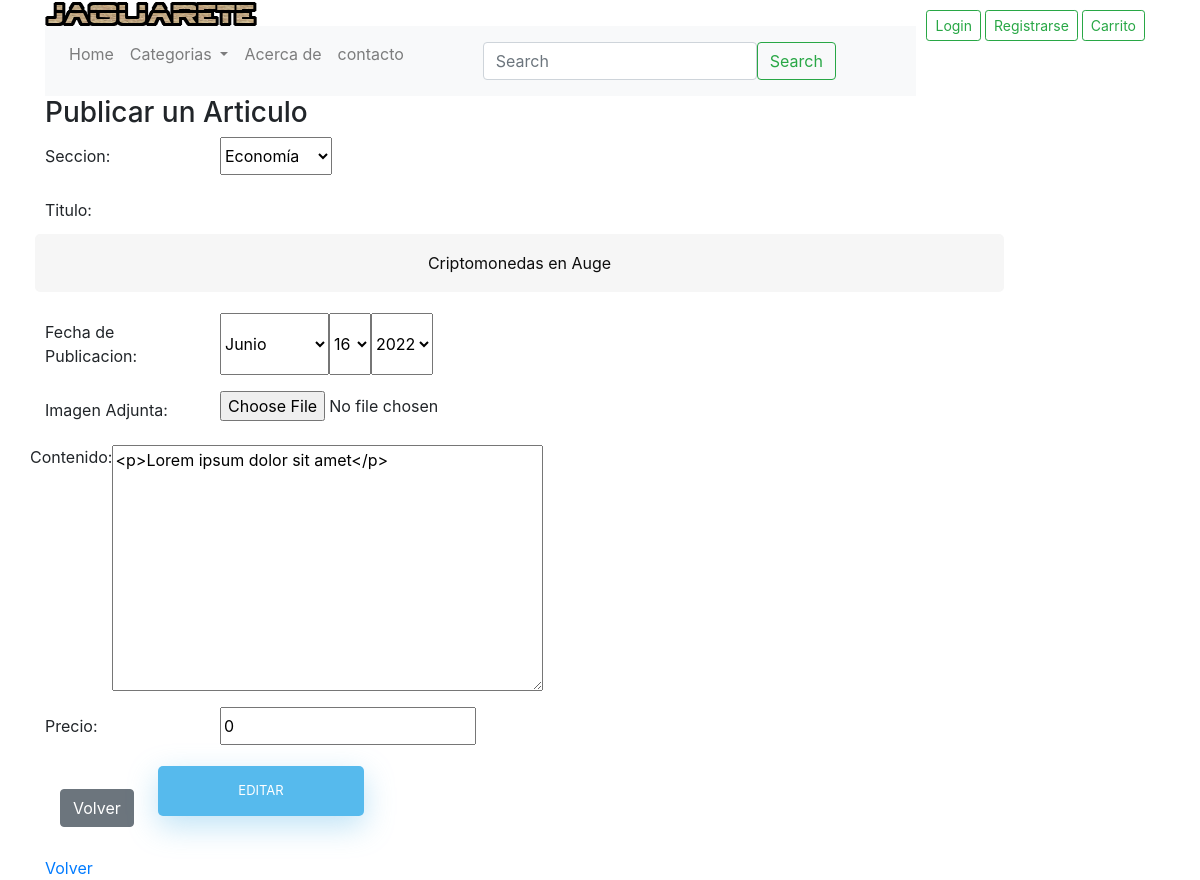
/articulo_editar/5, run on the app's committed database.
### sitio/models.py (models this page shows, shortened)
class Articulo(models.Model):
    seccion = models.ForeignKey(Seccion, on_delete=models.CASCADE, related_name="clasificacion_seccion")
    fecha_publicacion = models.DateField(null= False)
    titulo = models.CharField(max_length=250, null=False)
    contenido = models.CharField(max_length=2000, null=False)
    imagen = models.FileField(upload_to='imagenes/')
    publicador = models.ForeignKey(User, on_delete=models.CASCADE, related_name="publicador")
    precio_art = models.IntegerField(default=0)

### sitio/views.py (the view)
# urls.py: path('articulo_editar/<int:articulo_id>', views.articulo_editar, name="articulo_editar"),
def articulo_editar(request, articulo_id):
    un_articulo = get_object_or_404(Articulo, id=articulo_id)
    if request.method == "POST":
        user = User.objects.get(username=request.user)
        un_articulo.publicador = user
        form = FormArticulo(data=request.POST, files=request.FILES, instance=un_articulo)
        if form.is_valid():
            form.save()
            return redirect("sitio:index")
    else:
        form = FormArticulo(instance = un_articulo)
        return render(request, 'blog/articulo_edicion.html', {
            "articulo": un_articulo,
            "form": form
        })

### sitio/forms.py
class FormArticulo(forms.ModelForm):
    class Meta:
        model = Articulo
        fields = ('seccion', 'fecha_publicacion', 'titulo', 'contenido', 'imagen','precio_art' )
        widgets = {
            'fecha_publicacion': forms.SelectDateWidget(attrs={'class': 'pub_fecha_publicacion'}),
            'titulo': forms.TextInput(attrs={'class': 'pub_titulo'}),
            'contenido': forms.Textarea(attrs={'class': 'pub_contenido'}),
            'imagen': forms.FileInput(attrs={'name':'imagen_adjunta', 'class': 'pub_imagen'}),
            'precio_art' : forms.NumberInput()
        }

### sitio/models.py (called while the page is built)
    def __str__(self):
        return f"{self.descripcion}"

### sitio/templates/blog/articulo_edicion.html (shortened to what this page needs)
{% extends "blog/layout.html" %}
{% block content %}
<h3>Publicar un Articulo</h3>
<form enctype="multipart/form-data" action="{% url 'sitio:articulo_editar' articulo.id %}" method="post" >
    <div class="form-group row">
        <label for="seccion_input"  class="col-sm-2 col-form-label">Seccion:</label> {{ form.seccion }} {{ form.seccion.errors }}
    </div>
    <div class="form-group row">
        <label for="titulo_input"  class="col-sm-2 col-form-label">Titulo:</label> {{ form.titulo }} {{ form.titulo.errors }}
    </div>
    <div class="form-group row">
        <label for="publicacion_input"  class="col-sm-2 col-form-label">Fecha de Publicacion:</label> {{ form.fecha_publicacion }} {{ form.fecha_publicacion.errors }}
    </div>
    <div class="form-group row">
        <label for="imagen_input"  class="col-sm-2 col-form-label">Imagen Adjunta:</label> {{ form.imagen }} {{ form.imagen.errors }}
    </div>
    <div class="form-group row"  class="col-sm-2 col-form-label">
        <label for="contenido_input">Contenido:</label> {{ form.contenido }} {{ form.contenido.errors }}
    </div>
    <div class="form-group row">
        <label for="precio_input" class="col-sm-2 col-form-label">Precio:</label> {{ form.precio_art }} {{ form.precio_art.errors }}
    </div>
    <div class="col-auto">
        <a class="btn btn-secondary" href="{% url 'sitio:index'%}">Volver</a>
        <input type="submit" class="btn btn-primary" value="Editar">
    </div>
</form>
<a href="{% url 'sitio:index'%}">Volver</a>
{% endblock %}

### sitio/static/estilos.css (style rules this page uses)
input[type=button], input[type=submit], input[type=reset] { background-color: #56baed; border: none; color: white; padding: 15px 80px; text-align: center; text-decoration: none; display: inline-block; text-transform: uppercase; font-size: 13px; -webkit-box-shadow: 0 10px 30px 0 rgba(95,186,233,0.4); box-shadow: 0 10px 30px 0 rgba(95,186,233,0.4); -webkit-border-radius: 5px 5px 5px 5px; border-radius: 5px 5px 5px 5px; margin: 5px 20px 40px 20px; -webkit-transition: all 0.3s ease-in-out; -moz-transition: all 0.3s ease-in-out; -ms-transition: all 0.3s ease-in-out; -o-transition: all 0.3s ease-in-out; transition: all 0.3s ease-in-out; }
input[type=text], input[type=password], input[type=email] { background-color: #f6f6f6; border: none; color: #0d0d0d; padding: 15px 32px; text-align: center; text-decoration: none; display: inline-block; font-size: 16px; margin: 5px; width: 85%; border: 2px solid #f6f6f6; -webkit-transition: all 0.5s ease-in-out; -moz-transition: all 0.5s ease-in-out; -ms-transition: all 0.5s ease-in-out; -o-transition: all 0.5s ease-in-out; transition: all 0.5s ease-in-out; -webkit-border-radius: 5px 5px 5px 5px; border-radius: 5px 5px 5px 5px; }
input[type=text]:placeholder, input[type=password]:placeholder, input[type=email]:placeholder { color: #cccccc; }

### data on the page
Articulo: seccion "Economía", titulo "Criptomonedas en Auge", contenido "<p>Lorem ipsum dolor sit amet</p>", precio_art "0"
